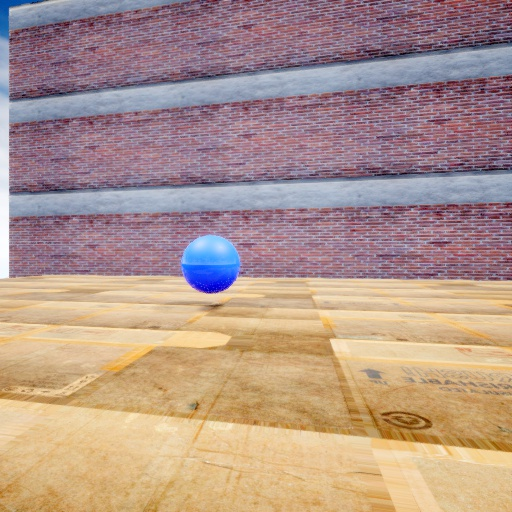
#> input picture Materials/EgoMotionSubtraction/EgoMotionOFCode/data/test_unreal1/image/1.jpg, 512 x 512 px; its folder holds 4 pictures in this run
$ python ego_motion_compensation.py
#> lines starting #> are read from the running program, lines starting #| are printed output that depends on the picture; after the words box and inside, x2 and y2 are one past the last pixel; in counts of white or black regions, pixels touching at a corner belong together
import numpy as np
import glob
import cv2


def rotational_ego_motion(yaw, yaw_prev, yaw_rate_prev, focal_length, frame, is_unreal=True):
    u = None
    v = None

    yaw_estimation = yaw
    if yaw_prev is None:
        yaw_prev = yaw_estimation
    else:
        if yaw_rate_prev is None:
            yaw_rate_prev = yaw_estimation - yaw_prev
            yaw_prev = yaw
        else:
            if is_unreal:
                yaw_rate_value = yaw_estimation - yaw_prev
            else:
                yaw_rate_value = yaw_rate_estimate(yaw_rate_prev, yaw_prev, yaw)

            f_c = focal_length

            # [6 lines of commented-out code are left out]
            width = frame.shape[1]
            height = frame.shape[0]

            h_array = np.arange(-int(height / 2), int(height / 2) + 1)
            w_array = np.arange(-int(width / 2), int(width / 2) + 1)

            h1 = (np.matmul(np.delete(h_array, int(height / 2)).reshape(height, 1),
                            np.delete(w_array, int(width / 2)).reshape(1, width))) / f_c
            h2 = - f_c * np.ones((height, width)) - \
                 (np.repeat(np.square(np.delete(w_array, int(width / 2))).reshape(1, width) / f_c, height,
                            axis=0))
            h3 = (np.repeat(np.arange(-int(height / 2), int(height / 2)).reshape(height, 1), width, axis=1))
            h4 = f_c * np.ones((width, height)) + \
                 np.transpose(np.repeat(np.square(np.delete(h_array, int(height / 2))).reshape(height, 1) / f_c, width,
                                        axis=1))
            h5 = -h1
            h6 = -np.repeat(np.arange(-int(width / 2), int(width / 2)).reshape(1, int(width)), height, axis=0)

            # rotational ego-motion
            u = h2 * np.deg2rad(yaw_rate_value)
            v = h5 * np.deg2rad(yaw_rate_value)

            yaw_prev = yaw_estimation
            yaw_rate_prev = yaw_rate_value

    return u, v, yaw_prev, yaw_rate_prev


def yaw_rate_estimate(yaw_rate_prev, yaw_angle_prev, yaw_angle):
    dt = 1.3
    # counterclockwise is postive for yaw_rate
    alpha = 0.5

    if yaw_angle < 0:
        yaw_angle = yaw_angle + 360
    if yaw_angle_prev < 0:
        yaw_angle_prev = yaw_angle_prev + 360

    yaw_error = yaw_angle - yaw_angle_prev
    if abs(yaw_error) < 180:
        yaw_value_est = alpha * yaw_rate_prev + (1 - alpha) * yaw_error / dt
    else:
        if yaw_error > 0:
            yaw_value_est = alpha * yaw_rate_prev + (1 - alpha) * (yaw_error - 360) / dt
        else:
            yaw_value_est = alpha * yaw_rate_prev + (1 - alpha) * (360 + yaw_error) / dt

    return yaw_value_est


def visualize_flow(img_in, flow_in, decimation=15, scale=10):
    """
    Function to visualize optical flow over the original image
    :param img_in: rgb image - if none is provided, the flow is shown alone
    :param flow_in: this is the dense optical flow
    :param decimation: how dense the arrows are shown in the vector field
    :param scale: scale of the magnitude in the vector field
    :param method: vector field or hsv plot
    :return: void
    """
    img_out = np.copy(img_in)
    # quiver plot
    y = list(range(int(img_out.shape[0])))[0::decimation]
    x = list(range(int(img_out.shape[1])))[0::decimation]
    xv, yv = np.meshgrid(x, y)
    u = scale * flow_in[yv, xv, 0]
    v = scale * flow_in[yv, xv, 1]
    start_points = np.array([xv.flatten(), yv.flatten()]).T.astype(int).tolist()
    end_points = np.array([xv.flatten() - u.flatten(), yv.flatten() - v.flatten()]).T.astype(int).tolist()
    for i in range(len(start_points)):
        cv2.arrowedLine(img_out, tuple(start_points[i]), tuple(end_points[i]), [255, 100, 30], thickness=1)
    return img_out


if __name__ == '__main__':

    # focal length of your camera
    focal_length = 256
    j = 0
    yaw_prev, yaw_rate_prev = None, None
    # yaw angle for UGV
    # yaw_list = np.rad2deg([-0.0528073, -0.0610591, -0.0594091, -0.0656803, -0.0646896, -0.0594091, -0.0597391, -0.0610591,
    #             -0.0617192, -0.060729, -0.0590788, -0.0600694, -0.0610591, -0.0603991, -0.0630397, -0.0630397,
    #             -0.0630397, -0.0630397])

    # yaw_list = np.rad2deg([0.434715, 0.913947, 1.06643, 1.29284, 1.43311])

    # yaw angle for unreal engine
    yaw_list = [84, 87, 90, 93, 96, 99, 102]

    for i in glob.glob("data/test_unreal1/image/*.jpg"):
        # read images and pose
        frame_rgb = cv2.imread(i)
#> frame_rgb is the input picture: shape (512, 512, 3); mean B, G, R 138.3, 149.6, 176.3
        frame = cv2.cvtColor(frame_rgb, cv2.COLOR_BGR2GRAY)
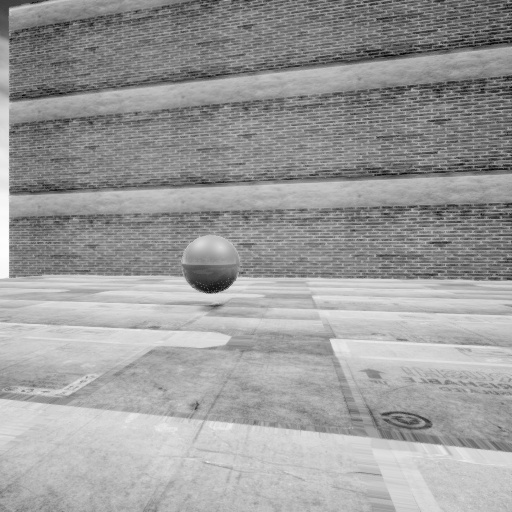
#> frame: shape (512, 512); min 2, max 253, mean 156.3

        ego_vx, ego_vy, yaw_prev, yaw_rate_prev = rotational_ego_motion(yaw_list[j], yaw_prev, yaw_rate_prev,
                                                                        focal_length, frame)
#> yaw_prev = 84
        if j > 0:
            flow_out = cv2.calcOpticalFlowFarneback(prev=frame_prev,
                                                    next=frame,
                                                    flow=None,
                                                    pyr_scale=0.5,
                                                    levels=3,
                                                    winsize=15,
                                                    iterations=3,
                                                    poly_n=5,
                                                    poly_sigma=1.2,
                                                    flags=0)
            if ego_vx is None:
                pass
            else:
                flow_comp = np.zeros_like(flow_out)
                flow_ego = np.zeros_like(flow_out)
                # ego_vy = ego_vy.T
                flow_trans_x = flow_out[:, :, 0] - ego_vx
                flow_trans_y = flow_out[:, :, 1] - ego_vy
                flow_comp[:, :, 0] = flow_trans_x
                flow_comp[:, :, 1] = flow_trans_y
                flow_ego[:, :, 0] = ego_vx
                flow_ego[:, :, 1] = ego_vy

                flow_total = visualize_flow(frame_rgb, flow_out, decimation=30, scale=3)
                flow_comp = visualize_flow(frame_rgb, flow_comp, decimation=30, scale=3)
                flow_ego = visualize_flow(frame_rgb, flow_ego, decimation=30, scale=3)
                cv2.imshow('total optical flow', flow_total)
                cv2.imshow('compensated optical flow', flow_comp)
                cv2.waitKey(100)
                cv2.imwrite('comp_{}.jpg'.format(j), flow_comp)
                cv2.imwrite('total_{}.jpg'.format(j), flow_total)
                cv2.imwrite('ego_{}.jpg'.format(j), flow_ego)

        frame_prev = frame
        j += 1
#> pass 2 of the loop `for i in glob.glob("data/test_unreal1/image/*.jpg"):`:
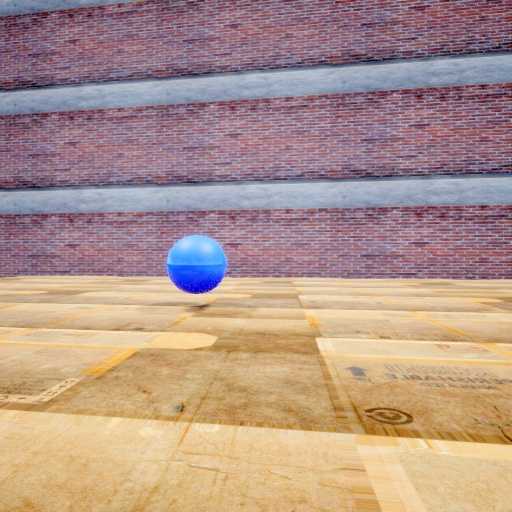
#> input picture Materials/EgoMotionSubtraction/EgoMotionOFCode/data/test_unreal1/image/2.jpg, 512 x 512 px
#> frame_rgb is the input picture: shape (512, 512, 3); mean B, G, R 137.1, 148.4, 175.7
#> `frame = cv2.cvtColor(frame_rgb, cv2.COLOR_BGR2GRAY)`:
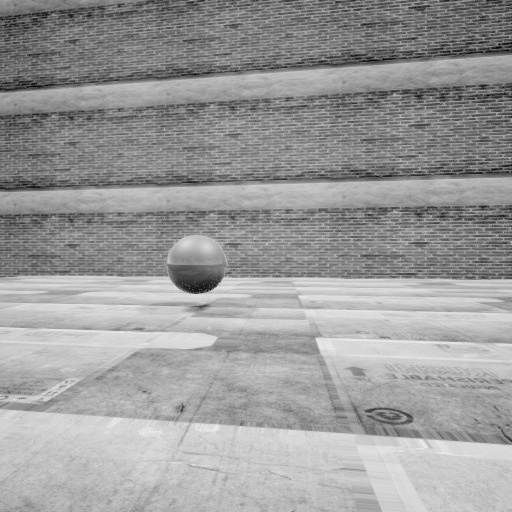
#> frame: shape (512, 512); min 1, max 236, mean 155.3
#> `ego_vx, ego_vy, yaw_prev, yaw_rate_prev = rotational_ego_motion(yaw_li..`: yaw_prev = 87; yaw_rate_prev = 3
#> pass 3 of the loop `for i in glob.glob("data/test_unreal1/image/*.jpg"):`:
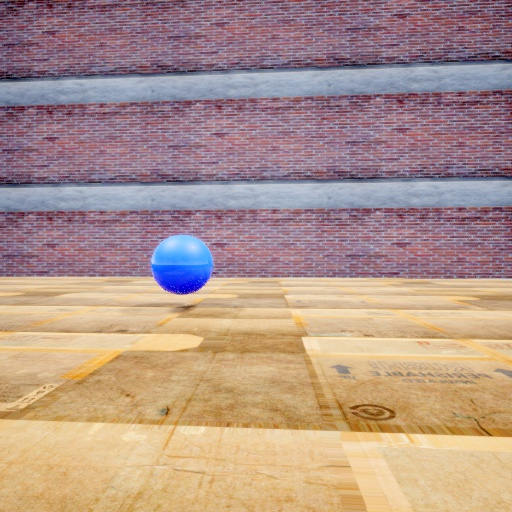
#> input picture Materials/EgoMotionSubtraction/EgoMotionOFCode/data/test_unreal1/image/3.jpg, 512 x 512 px
#> frame_rgb is the input picture: shape (512, 512, 3); mean B, G, R 136.8, 147.9, 175.4
#> yaw_prev = 90
#> `flow_trans_y = flow_out[:, :, 1] - ego_vy`:
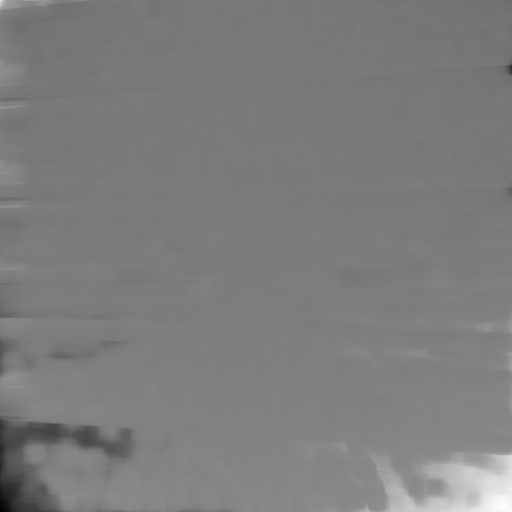
#> flow_trans_y: shape (512, 512) float64; min -13.42, max 14.08, mean 0.129; drawn with min black and max white
#> end_points = 324 pairs, first value 0 to 585, second value -34 to 515
#> after the loop in visualize_flow (call 3), `for i in range(len(start_points)):`:
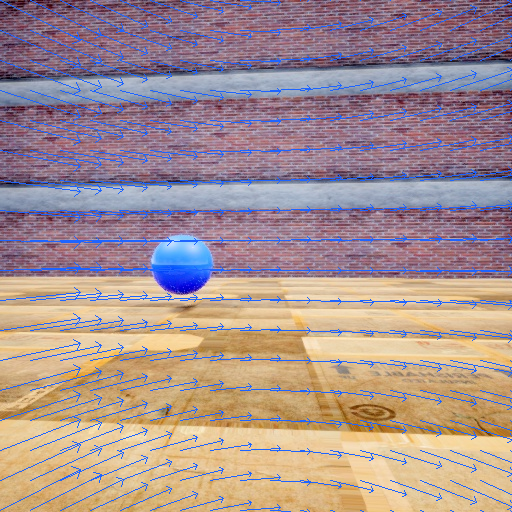
#> img_out: shape (512, 512, 3); 6.52% of pixels changed, all inside (x1, y1, x2, y2) = (0, 0, 512, 512)
#> the loop made 4 passes; the first 3 are shown
